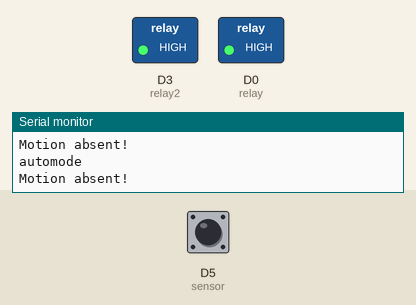
The sketch below on a simulated ESP8266 (NodeMCU). Shown: switched loads named in the sketch (green lamp = pin HIGH), the last lines printed to the serial monitor. The inputs (shaded band) are chosen by the test bench; at power-on: D5 (sensor) LOW. WiFi joins after 1.5 s; servers stay silent unless stated.

Above: at 3.0 s.
3.1 s: D5 (sensor) driven HIGH
At 4.1 s:
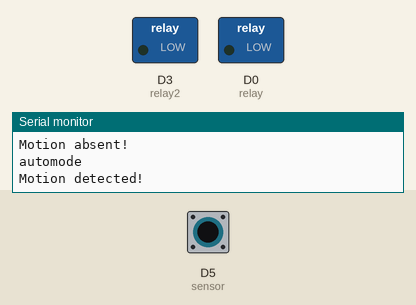
7.6 s: D5 (sensor) driven LOW
At 10.0 s:
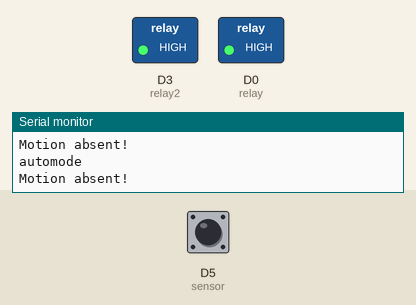
16.6 s: D5 (sensor) pulsed HIGH 2 times (0.12 s each, 0.3 s apart)
At 17.4 s:
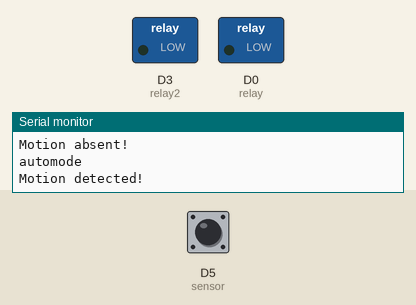
Timing chart, 0 to 21.1 s (numbered marks = the images above; inputs shaded):
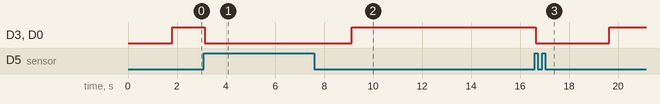

The sketch:

home_automation5.ino
```cpp
#define BLYNK_TEMPLATE_ID "TMPL3rHf6U2i3"
#define BLYNK_DEVICE_NAME "Lab Automation 2"
#define BLYNK_AUTH_TOKEN "zfCMt9IIeUhhKmPMK0Au1E7IDm8Tfi9l"
#define BLYNK_PRINT Serial

#include<BlynkSimpleEsp8266.h>
#include<ESP8266WiFi.h>

char auth[] = BLYNK_AUTH_TOKEN;
BlynkTimer timer;
WiFiClient client;

const char* ssid  = "HITAM_S18";
const char* password  = "hitam@S18";

int sensor = D5  ; // Digital pin D5
//int sensor1 = D6;
int state = 0;
//int state1 = 0;
int relay = D0;
int relay2 = D3;


unsigned long previousmillis = 0;
const long interval = 30000;

int relaystat = LOW;
int relay2stat = LOW;
int automode = 0;

BLYNK_CONNECTED()
{
  Blynk.setProperty(V3, "offImageUrl", "https://static-image.nyc3.cdn.digitaloceanspaces.com/general/fte/congratulations.png");
  Blynk.setProperty(V3, "onImageUrl",  "https://static-image.nyc3.cdn.digitaloceanspaces.com/general/fte/congratulations_pressed.png");
  Blynk.setProperty(V3, "url", "https://docs.blynk.io/en/getting-started/what-do-i-need-to-blynk/how-quickstart-device-was-made");
  Blynk.syncVirtual(V1);
  Blynk.syncVirtual(V2);
}


void setup() {
  Serial.begin(9600);

  pinMode(sensor, INPUT);   // declare sensor as input
  //pinMode(sensor1, INPUT);
  pinMode(relay, OUTPUT);
  pinMode(relay2, OUTPUT);

 Blynk.begin(auth, ssid, password);
  WiFi.mode(WIFI_STA);
  Serial.print("connected to ssid");
  Serial.println(ssid);

  WiFi.begin(ssid, password);
  while (WiFi.status() != WL_CONNECTED) {
    delay(500);
    Serial.print(".");
  }
}
void loop() {
  Blynk.run();
  if (!automode) {
    Serial.println("automode");
    unsigned long currentmillis = millis();
    if (currentmillis - previousmillis >= interval) {
      previousmillis = currentmillis;
      //place the code to be executed for every one minute
    }
      sense();
      turnon();
      turnoff();

    }
}

void sense() {
    state = digitalRead(sensor);
    //state1 = digitalRead(sensor1);
}

void turnon() {
  if (state == HIGH) {
    Serial.println("Motion detected!");
    digitalWrite(relay, LOW);
    digitalWrite(relay2, LOW);

    Blynk.virtualWrite(V2, HIGH);
    Blynk.virtualWrite(V1, HIGH);
    delay(3000);
  }
}

void turnoff() {
  if (state == LOW) {
    Serial.println("Motion absent!");
    digitalWrite(relay, HIGH);
    digitalWrite(relay2, HIGH);
    Blynk.virtualWrite(V2, LOW);
    Blynk.virtualWrite(V1, LOW);
  }
}

BLYNK_WRITE(V8) {
  automode = param.asInt();
}

BLYNK_WRITE(V2) {
  Serial.println("manualmode-relay");
  if (automode) {
    relaystat = param.asInt();
    digitalWrite(relay, !relaystat);
    Serial.println("relaytog");
  }
}

BLYNK_WRITE(V1) {
  Serial.println("manualmode-relay2");
  if (automode) {
    relay2stat = param.asInt();
    digitalWrite(relay2, !relay2stat);
    Serial.println("relay2tog");
  }
}
```

Measured:
- after the input at 3.1 s, D3 (relay2), D0 (relay): HIGH → LOW at once
- after the input at 7.6 s, D3 (relay2), D0 (relay): LOW → HIGH after 1.5 s
- after the input at 16.6 s, D3 (relay2), D0 (relay): HIGH → LOW at once, → HIGH 3.0 s later
